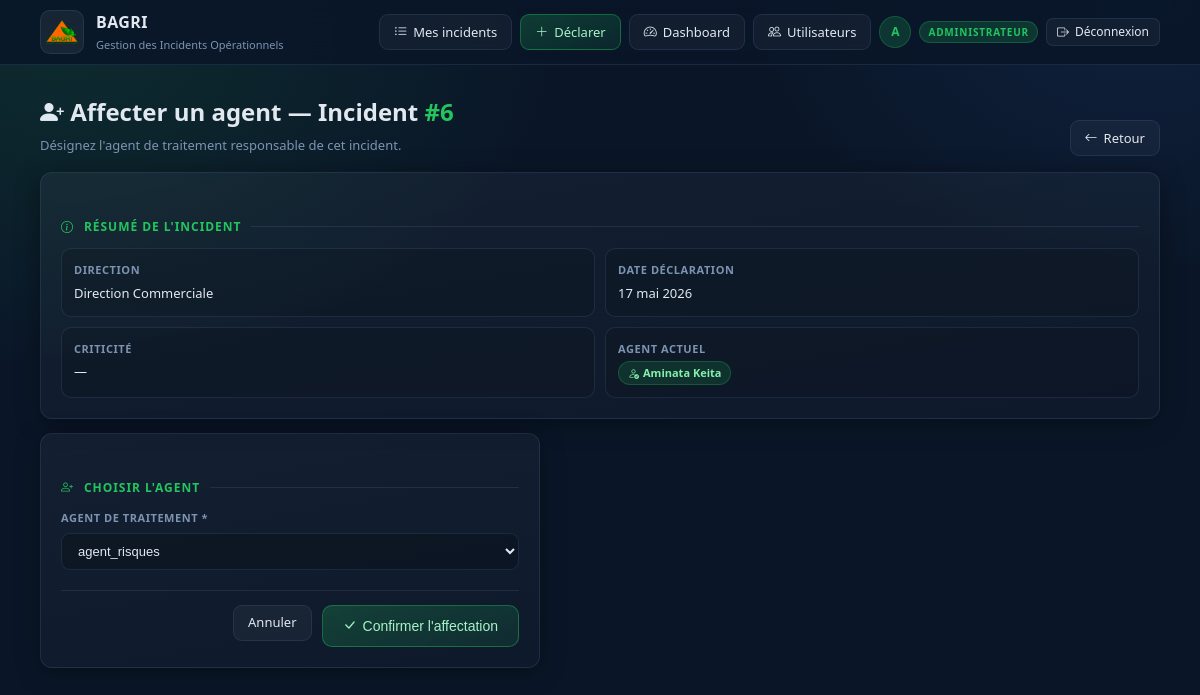
Page /incidents/6/affecter/ (signed in) on the committed database.
### accounts/models.py (models this page shows, shortened)
class Profile(models.Model):
    ROLE_DECLARANT   = "DECLARANT"
    ROLE_CHEF        = "CHEF"
    ROLE_RISQUES_OP  = "RISQUES_OP"
    ROLE_DIR_RISQUES = "DIR_RISQUES"
    ROLE_ADMIN       = "ADMIN"
    ROLE_CHOICES = [
        (ROLE_DECLARANT,   "Déclarant"),
        (ROLE_CHEF,        "Chef de direction"),
        (ROLE_RISQUES_OP,  "Agent traitement (Risques opérationnels)"),
        (ROLE_DIR_RISQUES, "Directeur Gestion des Risques"),
        (ROLE_ADMIN,       "Administrateur"),
    ]
    ROLES_AVEC_DIRECTION = (ROLE_DECLARANT, ROLE_CHEF)
    user      = models.OneToOneField(settings.AUTH_USER_MODEL, on_delete=models.CASCADE, related_name="profile")
    role      = models.CharField(max_length=30, choices=ROLE_CHOICES, default=ROLE_DECLARANT)
    direction = models.CharField(max_length=200, choices=DIRECTION_VALUES, blank=True, default="")
    telephone = models.CharField(max_length=50, blank=True, default="")
    @property
    def is_declarant(self):  return self.role == self.ROLE_DECLARANT
    @property
    def is_chef(self):       return self.role == self.ROLE_CHEF
    @property
    def is_risques_op(self): return self.role == self.ROLE_RISQUES_OP
    @property
    def is_dir_risques(self):return self.role == self.ROLE_DIR_RISQUES
    @property
    def is_admin(self):      return self.role == self.ROLE_ADMIN

### incidents/models.py (models this page shows, shortened)
class Incident(models.Model):
    declarant = models.ForeignKey(
        settings.AUTH_USER_MODEL,
        on_delete=models.SET_NULL,
        null=True, blank=True,
        related_name="incidents_declares",
    )
    agent_affecte = models.ForeignKey(
        settings.AUTH_USER_MODEL,
        on_delete=models.SET_NULL,
        null=True, blank=True,
        related_name="incidents_affectes",
        verbose_name="Agent affecté",
    )
    version = models.CharField(max_length=10, choices=VERSION_CHOICES, blank=True, default="")
    date_declaration = models.DateField(null=True, blank=True)
    date_mise_a_jour = models.DateField(null=True, blank=True)
    agence = models.CharField(max_length=200, blank=True, default="")
    region = models.CharField(max_length=200, blank=True, default="")
    direction = models.CharField(max_length=200, choices=DIRECTION_CHOICES, blank=True, default="")
    nom_prenom_declarant = models.CharField(max_length=200, blank=True, default="")
    fonction = models.CharField(max_length=200, blank=True, default="")
    poste_telephonique = models.CharField(max_length=50, blank=True, default="")
    email = models.EmailField(blank=True, default="")
    date_debut_incident = models.DateField(null=True, blank=True)
    date_decouverte_incident = models.DateField(null=True, blank=True)
    description = models.TextField(blank=True, default="")
    incident_lie_risque_credit = models.CharField(max_length=3, choices=YES_NO_CHOICES, blank=True, default="")
    categorisation_baloise = models.CharField(max_length=255, choices=CATEGORISATION_BALOISE_CHOICES, blank=True, default="")
    sous_categorie_incident = models.CharField(max_length=255, blank=True, default="")
    macro_processus = models.CharField(max_length=255, choices=MACRO_PROCESSUS_CHOICES, blank=True, default="")
    processus = models.CharField(max_length=255, choices=PROCESSUS_CHOICES, blank=True, default="")
    domaine_activite = models.CharField(max_length=255, choices=DOMAINE_ACTIVITE_CHOICES, blank=True, default="")
    incident_si = models.CharField(max_length=3, choices=YES_NO_CHOICES, blank=True, default="")
    incident_non_conformite = models.CharField(max_length=3, choices=YES_NO_CHOICES, blank=True, default="")
    montant_estime_perte = models.DecimalField(max_digits=18, decimal_places=2, null=True, blank=True)
    comptabilisation_perte = models.CharField(max_length=3, choices=YES_NO_CHOICES, blank=True, default="")
    date_comptabilisation_perte = models.DateField(null=True, blank=True)
    montant_recuperations = models.DecimalField(max_digits=18, decimal_places=2, null=True, blank=True)
    date_recuperation = models.DateField(null=True, blank=True)
    nature_recuperation = models.CharField(max_length=255, choices=NATURE_RECUPERATION_CHOICES, blank=True, default="")
    montant_net_perte = models.DecimalField(max_digits=18, decimal_places=2, null=True, blank=True)
    criticite = models.CharField(max_length=50, choices=CRITICITE_CHOICES, blank=True, default="")
    impact_pca = models.CharField(max_length=3, choices=YES_NO_CHOICES, blank=True, default="")
    statut_incident = models.CharField(max_length=50, choices=STATUT_INCIDENT_CHOICES, blank=True, default="")
    date_butoire_resolution = models.DateField(null=True, blank=True)
    commentaires = models.TextField(blank=True, default="")
    validation_chef = models.CharField(max_length=20, choices=VALIDATION_CHOICES, default="EN_ATTENTE")
    commentaire_chef = models.TextField(blank=True, default="")
    date_validation_chef = models.DateField(null=True, blank=True)
    created_at = models.DateTimeField(auto_now_add=True)
    updated_at = models.DateTimeField(auto_now=True)
    class Meta:
        ordering = ["-created_at"]

### incidents/views.py (the view)
# urls.py: path("<int:pk>/affecter/",              views.affecter_agent,        name="affecter"),
@login_required
def affecter_agent(request, pk):
    p = _profile(request)
    if not p or not (p.is_dir_risques or p.is_admin):
        messages.error(request, "Réservé au directeur des risques.")
        return redirect("incidents:list")
    incident = get_object_or_404(Incident, pk=pk, validation_chef="VALIDE")
    if request.method == "POST":
        form = AffectationAgentForm(request.POST, instance=incident)
        if form.is_valid():
            form.save()
            messages.success(request, f"Incident #{pk} affecté à {incident.agent_affecte}.")
            return redirect("incidents:detail", pk=pk)
    else:
        form = AffectationAgentForm(instance=incident)
    return render(request, "incidents/affecter_agent.html", {
        "incident": incident, "form": form, "profile": p,
    })

### incidents/forms.py
class AffectationAgentForm(forms.ModelForm):
    def __init__(self, *args, **kwargs):
        super().__init__(*args, **kwargs)
        from accounts.models import Profile
        agents = User.objects.filter(profile__role__in=[
            Profile.ROLE_RISQUES_OP, Profile.ROLE_DIR_RISQUES
        ]).order_by("username")
        self.fields["agent_affecte"].queryset = agents
        self.fields["agent_affecte"].label    = "Agent de traitement"
        self.fields["agent_affecte"].empty_label = "— Sélectionner un agent —"
    class Meta:
        model  = Incident
        fields = ("agent_affecte",)

### incidents/views.py (called while the page is built)
def _profile(request):
    try:
        return request.user.profile
    except Exception:
        return None

### incidents/templates/incidents/affecter_agent.html (shortened to what this page needs)
{% extends "incidents/base.html" %}
{% block content %}
<div class="pagehead">
  <div>
    <h1><i class="bi bi-person-plus-fill" aria-label="Affectation"></i> Affecter un agent — Incident <span style="color:var(--primary)">#{{ incident.pk }}</span></h1>
    <p class="muted">Désignez l'agent de traitement responsable de cet incident.</p>
  </div>
  <a class="btn" href="{% url 'incidents:detail' incident.pk %}" title="Retourner au détail"><i class="bi bi-arrow-left" aria-label="Retour"></i> Retour</a>
</div>
<div class="card" style="margin-bottom:14px">
  <div class="section-title"><i class="bi bi-info-circle" aria-label="Information"></i> Résumé de l'incident</div>
  <div class="dl">
    <div class="dl-item"><dt>Direction</dt><dd>{{ incident.direction|default:"—" }}</dd></div>
    <div class="dl-item"><dt>Date déclaration</dt><dd>{{ incident.date_declaration|default:"—" }}</dd></div>
    <div class="dl-item"><dt>Criticité</dt><dd>{{ incident.criticite|default:"—" }}</dd></div>
    <div class="dl-item"><dt>Agent actuel</dt><dd>
      {% if incident.agent_affecte %}<span class="badge badge--success" title="Agent actuellement affecté"><i class="bi bi-person-check" aria-label="Affecté"></i> {{ incident.agent_affecte.get_full_name|default:incident.agent_affecte.username }}</span>
      {% else %}<span class="badge badge--muted" title="Aucun agent affecté">Non affecté</span>{% endif %}
    </dd></div>
  </div>
</div>
<div class="card form" style="max-width:500px">
  <div class="section-title"><i class="bi bi-person-plus" aria-label="Sélection"></i> Choisir l'agent</div>
  <form method="post">
    <div class="field" style="margin-bottom:20px">
      <label>Agent de traitement *</label>
      {{ form.agent_affecte }}
    </div>
    <div class="actions">
      <a class="btn" href="{% url 'incidents:detail' incident.pk %}">Annuler</a>
      <button class="btn btn--primary btn--lg" type="submit" title="Confirmer l'affectation"><i class="bi bi-check-lg" aria-label="Confirmer"></i> Confirmer l'affectation</button>
    </div>
  </form>
</div>
{% endblock %}

### incidents/templates/incidents/base.html (shortened to what this page needs)
{% load static %}
<!doctype html>
<html lang="fr">
<head>
  <link rel="stylesheet" href="https://cdn.jsdelivr.net/npm/bootstrap-icons@1.11.3/font/bootstrap-icons.min.css"/>
  <link rel="stylesheet" href="{% static 'app.css' %}"/>
</head>
<body>
<header class="topbar">
  <div class="container topbar__inner">
    <a class="brand" href="{% url 'incidents:list' %}">
      <img class="brand__logo" src="{% static 'img/bagri.png' %}" alt="BAGRI"/>
      <div>
        <div class="brand__title">BAGRI</div>
        <div class="brand__subtitle">Gestion des Incidents Opérationnels</div>
      </div>
    </a>
    <nav class="topnav">
      {% if request.user.is_authenticated %}
        {% with p=request.user.profile %}
          {% if p.is_declarant or p.is_admin %}
            <a class="btn" href="{% url 'incidents:list' %}" title="Voir la liste de vos incidents déclarés"><i class="bi bi-list-ul" aria-label="Liste"></i> Mes incidents</a>
            <a class="btn btn--primary" href="{% url 'incidents:create' %}" title="Déclarer un nouvel incident"><i class="bi bi-plus-lg" aria-label="Ajouter"></i> Déclarer</a>
          {% endif %}
          {% if p.is_admin %}
            <a class="btn" href="{% url 'incidents:risques' %}" title="Accéder au tableau de bord administrateur"><i class="bi bi-speedometer2" aria-label="Dashboard"></i> Dashboard</a>
            <a class="btn" href="{% url 'accounts:user_list' %}" title="Gérer les comptes utilisateurs"><i class="bi bi-people" aria-label="Utilisateurs"></i> Utilisateurs</a>
          {% endif %}
          <div class="user-info">
            <div class="user-avatar" title="Initiale de votre nom">{{ request.user.username|first|upper }}</div>
            <span class="role-pill" title="Votre rôle dans le système">{{ p.get_role_display|truncatechars:22 }}</span>
          </div>
          <a class="btn btn--sm" href="{% url 'accounts:logout' %}" title="Se déconnecter"><i class="bi bi-box-arrow-right" aria-label="Déconnexion"></i> Déconnexion</a>
        {% endwith %}
      {% endif %}
    </nav>
  </div>
</header>
<main class="container" style="padding-top:8px;padding-bottom:48px;">
  {% block content %}{% endblock %}
</main>
</body>
</html>

### rows in the picture
Profile: role "ADMINISTRATEUR"
Incident: pk "6", direction "Direction Commerciale", date_declaration "17 mai 2026", criticite "—", agent_affecte.get_full_name "Aminata Keita", agent_affecte "agent_risques"

### other values in the picture
{{ request.user.username|first|upper }} "A"
